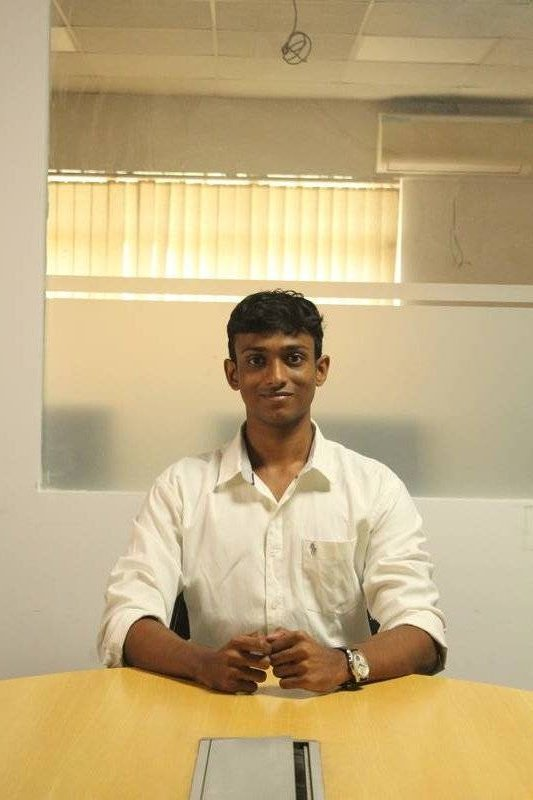
#> input picture assets/images/meetourteams 2026-2027/Adesh Muley Camera Head.JPG, 533 x 800 px, found by its file name; its folder holds only this picture in this run
$ python rotate_fix.py
#> lines starting #> are read from the running program, lines starting #| are printed output that depends on the picture
import os
from PIL import Image

dirs = [
    r"c:\mesaweb\assets\images\meetourteams 2026-2027",
    r"c:\mesaweb\assets\images\halloffame 2025-2026"
]

for d in dirs:
    if not os.path.exists(d):
        continue
    for filename in os.listdir(d):
        if filename.lower().endswith(('.jpg', '.jpeg', '.png')):
            filepath = os.path.join(d, filename)
            try:
                with Image.open(filepath) as img:
                    # Rotate 90 degrees clockwise (tilted left -> upright)
                    # Image.ROTATE_270 is counter-clockwise rotation, which means rotating clockwise by 90 degrees.
#> img is the input picture: PIL image 533x800 RGB; mean R, G, B 193.9, 173, 129
                    rotated = img.transpose(Image.ROTATE_270)
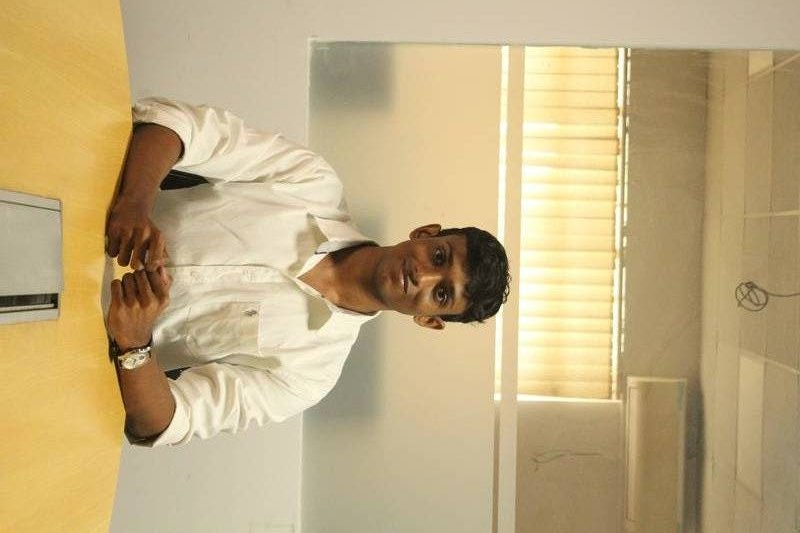
#> rotated: PIL image 800x533 RGB; mean R, G, B 193.9, 173, 129
                    rotated.save(filepath, format="JPEG", quality=85)
                print(f"Fixed rotation: {filename}")
            except Exception as e:
                print(f"Error processing {filename}: {e}")
